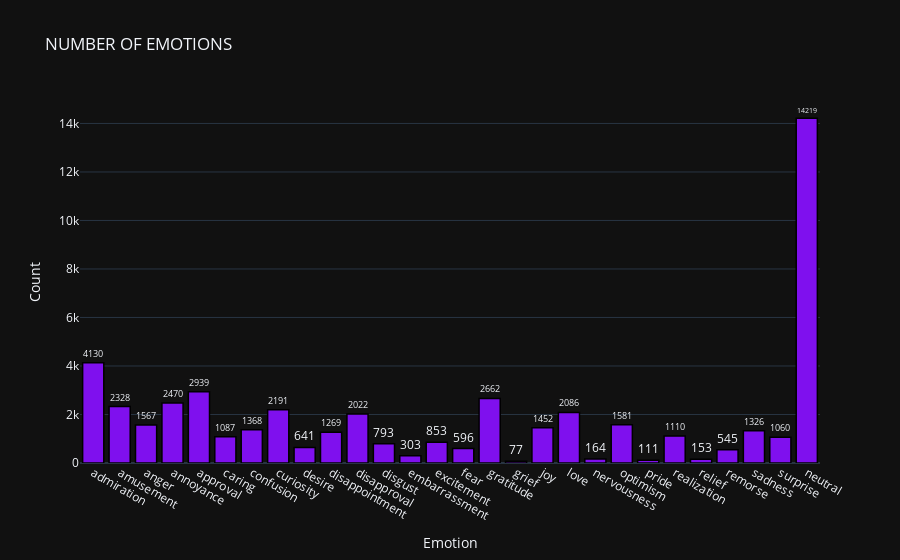

The notebook cell this image was saved under:
### Code cell
import plotly.graph_objects as go

temp_list = df_train.drop(['Text'], axis=1).sum(axis=0).tolist()
trace1 = go.Bar(
                x = emotion_list,
                y = temp_list,
                marker = dict(color = 'rgb(127, 16, 238)',
                              line=dict(color='rgb(0,0,0)',width=1.5)),
                text=temp_list, textposition='outside')
layout = go.Layout(template= "plotly_dark",title = 'NUMBER OF EMOTIONS' , xaxis = dict(title = 'Emotion'), yaxis = dict(title = 'Count'))
fig = go.Figure(data = [trace1], layout = layout)
fig.show()

### Figure 1 — Plotly figure (JSON) as saved in the notebook; plotly's stock layout.template omitted (floating-point values rounded to 4 significant figures)
{"data": [{"marker": {"color": "rgb(127, 16, 238)", "line": {"color": "rgb(0,0,0)", "width": 1.5}}, "text": ["4130", "2328", "1567", "2470", "2939", "1087", "1368", "2191", "641", "1269", "2022", "793", "303", "853", "596", "2662", "77", "1452", "2086", "164", "1581", "111", "1110", "153", "545", "1326", "1060", "14219"], "textposition": "outside", "type": "bar", "x": ["admiration", "amusement", "anger", "annoyance", "approval", "caring", "confusion", "curiosity", "desire", "disappointment", "disapproval", "disgust", "embarrassment", "excitement", "fear", "gratitude", "grief", "joy", "love", "nervousness", "optimism", "pride", "realization", "relief", "remorse", "sadness", "surprise", "neutral"], "y": [4130, 2328, 1567, 2470, 2939, 1087, 1368, 2191, 641, 1269, 2022, 793, 303, 853, 596, 2662, 77, 1452, 2086, 164, 1581, 111, 1110, 153, 545, 1326, 1060, 14219]}], "layout": {"title": {"text": "NUMBER OF EMOTIONS"}, "xaxis": {"title": {"text": "Emotion"}}, "yaxis": {"title": {"text": "Count"}}}}
